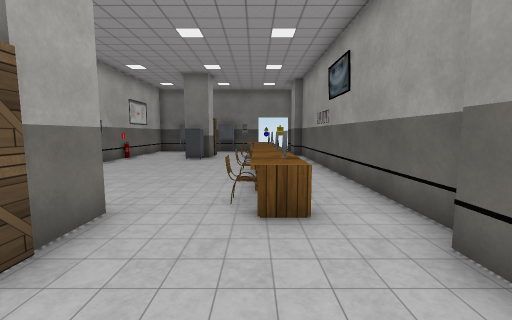
view 1 (above)

12 first-person views from a walk through a 3-D level made in the Unity game engine. The camera is 1.2 m above the floor, tilts 6° down and sees 90° across. Doors are open. The floor is counted in squares, 1 m on a side. Each view is taken from the middle of a square. On the plan, view 1 faces up. The plan holds only what a view shows up to about 12 squares ahead; the rest is blank. The place goes on beyond the plan. The player character is not drawn. Some surface patterns are stand-ins.

view 2
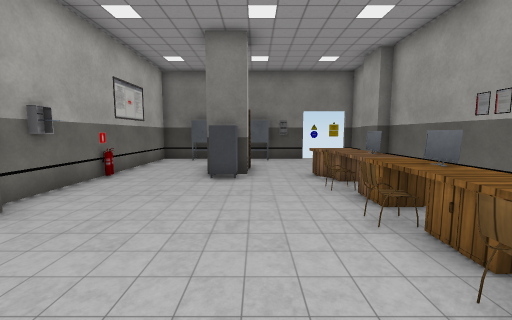

view 3
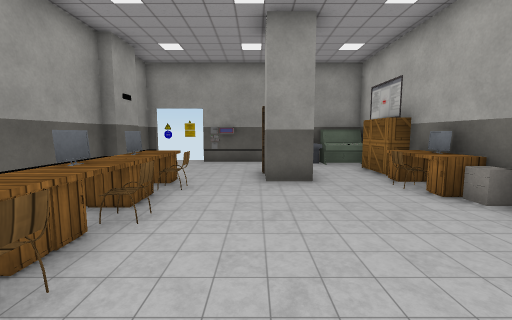

view 4
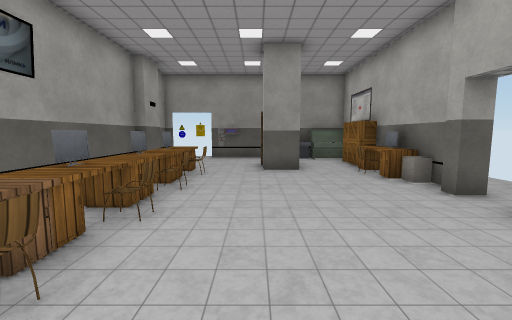

view 5
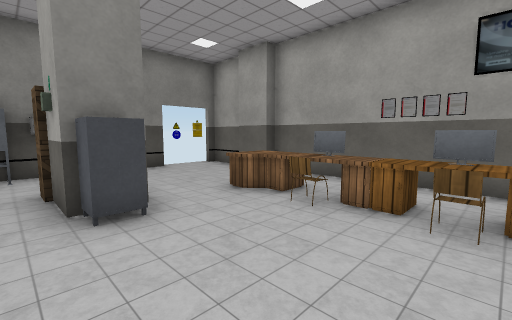

view 6
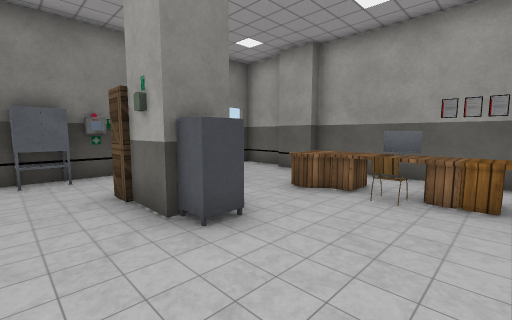

view 7
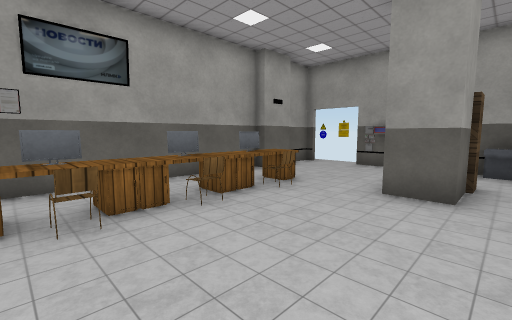

view 8
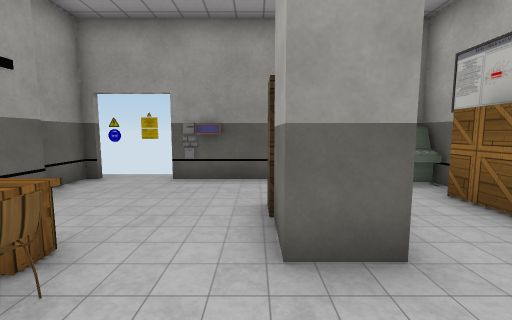

view 9
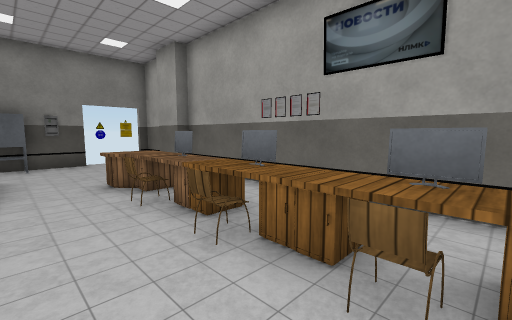

view 10
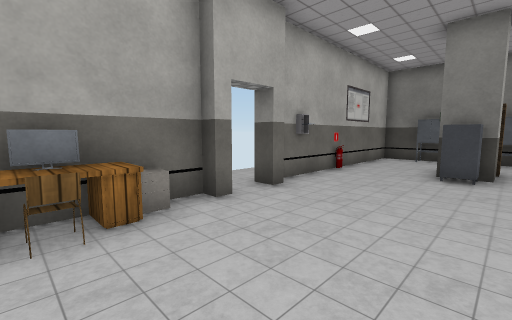

view 11
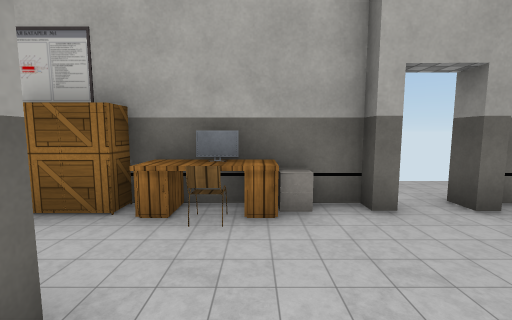

view 12
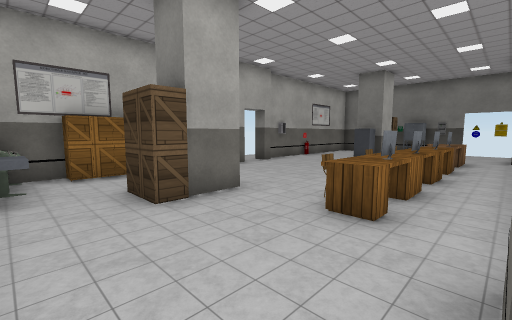

### Floor plan
Key: @ floor where view 1 was taken; # wall or solid block; x gap in a wall; . floor; D open door; O other object.
Columns run from 7 left of view 1 to 3 right of it. Each row starts with its distance up from view 1.
 17  ##OOOOxOD#
 16  #.O.O....#
 15  #.......##
 14  #..OO...##
 13  O..O#....#
 12  O..O..OO.#
 11  #.....OO.#
 10   .....OO.#
  9 ##.....OO.#
  8  D.....OO.#
  7 ##.....OO.#
  6  O.....OO.#
  5  O.....OO.#
  4  OO....OO.#
  3  O..##....#
  2  O..OO...##
  1  O.......##
  0     ..O@D.#
 -1  ## ###xOD#

Positions as (right, up) in squares from view 1, and headings:
1: (0, 0), facing up
2: (-2, 5), facing up
3: (-2, 10), facing down
4: (-2, 12), facing down
5: (-4, 8), facing up-right
6: (-5, 9), facing up-right
7: (-4, 9), facing down-right
8: (-2, 6), facing down
9: (-2, 6), facing up-right
10: (-2, 4), facing up-left
11: (-2, 5), facing left
12: (2, 0), facing up-left
